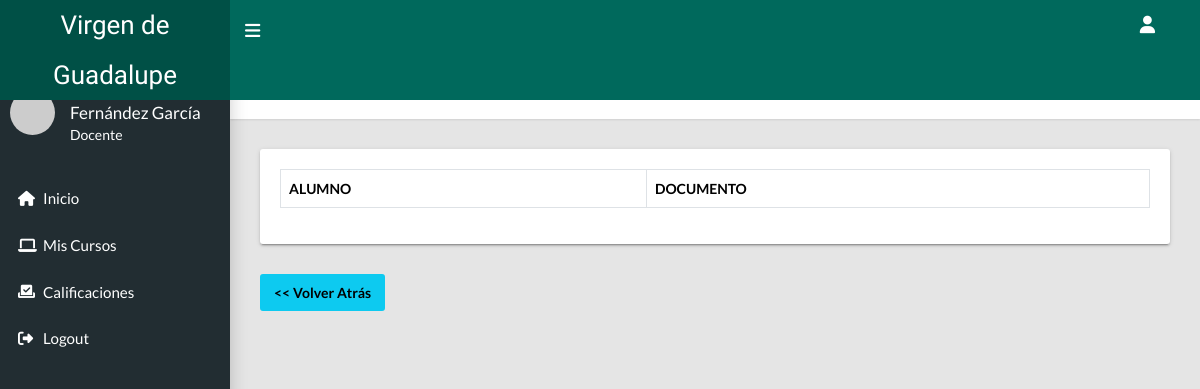
The page /profesor/alumnos.php?curso=21 (signed in) on the database as committed earlier.
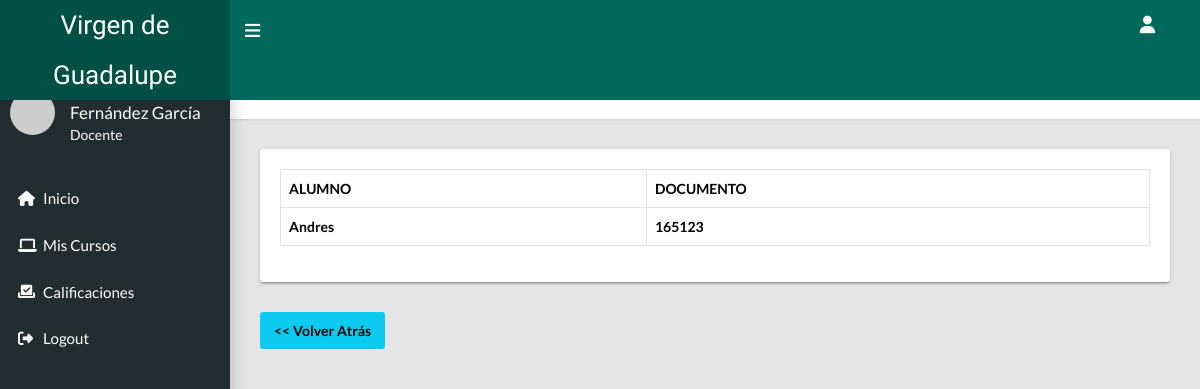
The same page on the database as committed later.
### tables this page shows
CREATE TABLE `profesor_alumno` (
  `pa_id` int(11) NOT NULL,
  `alumno_id` int(11) NOT NULL,
  `pg_id` int(11) NOT NULL,
  `periodo_id` int(11) NOT NULL,
  `estadopa` int(11) NOT NULL
);

CREATE TABLE `alumnos` (
  `alumno_id` int(11) NOT NULL,
  `nombre_alumno` varchar(100) NOT NULL,
  `edad` int(11) NOT NULL,
  `direccion` varchar(100) NOT NULL,
  `documento` varchar(20) NOT NULL,
  `apoderado_id` int(11) NOT NULL,
  `fecha_nac` date NOT NULL,
  `fecha_registro` date NOT NULL,
  `estado` int(11) NOT NULL DEFAULT 1
);

### profesor/alumnos.php (the view, shortened to what this page needs)
<?php
if(!empty($_GET['curso'])){
    $curso = $_GET['curso'];
}else{
    header("location: profesor/");
}
require_once 'includes/header.php';
require_once '../includes/conexion.php';
$sql = "SELECT * FROM profesor_alumno as pa INNER JOIN profesor_grado as pg ON pa.pg_id = pg.pg_id INNER JOIN alumnos as a ON pa.alumno_id = a.alumno_id WHERE pg.pg_id = $curso";
$query = $pdo->prepare($sql);
$query -> execute();
$row = $query ->rowCount();
?>
<main class="app-content">
      <div class="app-title">
        <div>
          <h1><i class="bi bi-speedometer"></i> Lista de alumnos</h1>
        </div>
        <ul class="app-breadcrumb breadcrumb">
          <li class="breadcrumb-item"><i class="fa-solid fa-house"></i></li>
          <li class="breadcrumb-item"><a href="#">Lista de alumnos</a></li>
        </ul>
      </div>
      <div class="row">
        <div class="col-md-12">
          <div class="tile">
          <div class="tile-body">
              <div class="table-responsive">
                <table class="table hover table-responsive table-bordered" id="tableAlumnos">
                  <thead>
                    <tr>
                      <th>ALUMNO</th>
                      <th>DOCUMENTO</th>
                    </tr>
                  </thead>
                  <tbody>
                    <?php if ($row > 0) {
                        while ($data = $query->fetch()) {
                            ?>
                        <tr>
                            <th><?= $data['nombre_alumno']; ?></th>
                            <th><?= $data['documento']; ?></th>
                        </tr>
                    <?php }
                        } ?>
                  </tbody>
                </table>
              </div>
            </div>
          </div>
        </div>
      </div>
      <div class="">
        <a href="index.php" class="btn btn-info"><< Volver Atrás</a>
      </div>
    </main>
<?php
require_once 'includes/footer.php';
?>

Rows that differ between the two databases and show on the page:
added profesor_alumno: alumno.nombre_alumno "Andres", alumno.documento "165123"
